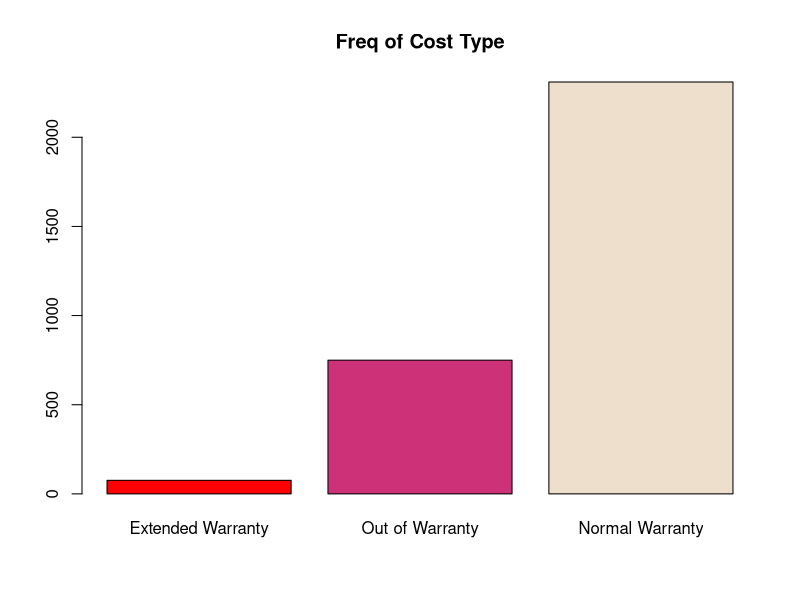

Generate this figure with R: (Note: this script raises an error after producing the figure.)
x<-read.csv("Samdata.csv",header=T)
x

names(x)
head(x)
str(x)
summary(x)

# names(x)[16] = "Action"
names(x)[names(x)=="Repair_Action_Desc"]<-"Action"

df <- data.frame(x)
df
head(df)
# s <- sum(is.na(df$Product_Date))
# t <- nrow(df)
# naPercent <- (s/t)*100
# naPercent

colMeans(is.na(df))*100
df <- df[, -which(names(df) == "Product_Date")]
dim(df)


mean_TAT01 <- mean(df$TAT01)
mean_TAT02 <- mean(df$TAT02)
mean_TAT01
mean_TAT02

s <- sum(duplicated(df$Serial_No))
t <- nrow(df)
return_index <- (s/(t-s))*100
return_index

y<-table(df$Cost_Type)
barplot(y[order(y)],col = c("red","violetred3","antiquewhite2"),main = "Freq of Cost Type")

cor_matrix <- cor(df)
cor_matrix

heatmap(cor_matrix, 
        col = colorRampPalette(c("blue", "white", "red"))(100), 
        main = "Correlation Heatmap")
